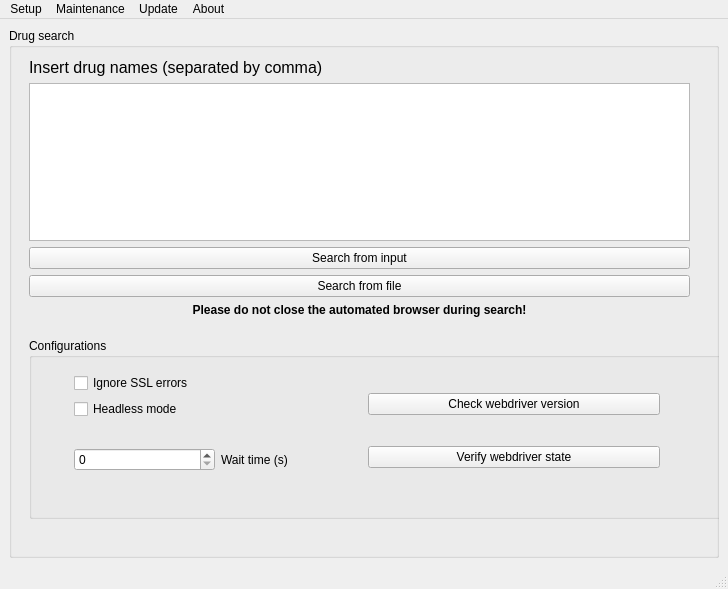
<?xml version="1.0" encoding="UTF-8"?>
<ui version="4.0">
 <class>MainWindow</class>
 <widget class="QMainWindow" name="MainWindow">
  <property name="geometry">
   <rect>
    <x>0</x>
    <y>0</y>
    <width>728</width>
    <height>589</height>
   </rect>
  </property>
  <property name="windowTitle">
   <string>MainWindow</string>
  </property>
  <widget class="QWidget" name="centralwidget">
   <layout class="QGridLayout" name="gridLayout">
    <item row="0" column="0">
     <layout class="QVBoxLayout" name="verticalLayout_5">
      <item>
       <widget class="QGroupBox" name="groupBoxDrugSearch">
        <property name="title">
         <string>Drug search</string>
        </property>
        <widget class="QWidget" name="layoutWidget">
         <property name="geometry">
          <rect>
           <x>20</x>
           <y>30</y>
           <width>661</width>
           <height>259</height>
          </rect>
         </property>
         <layout class="QVBoxLayout" name="verticalLayout">
          <item>
           <widget class="QLabel" name="inputLabel">
            <property name="text">
             <string>&lt;html&gt;&lt;head/&gt;&lt;body&gt;&lt;p&gt;&lt;span style=&quot; font-size:12pt;&quot;&gt;Insert drug names (separated by comma)&lt;/span&gt;&lt;/p&gt;&lt;/body&gt;&lt;/html&gt;</string>
            </property>
           </widget>
          </item>
          <item>
           <widget class="QPlainTextEdit" name="drugInputs"/>
          </item>
          <item>
           <widget class="QPushButton" name="searchFromBox">
            <property name="text">
             <string>Search from input</string>
            </property>
           </widget>
          </item>
          <item>
           <widget class="QPushButton" name="searchFromFile">
            <property name="text">
             <string>Search from file</string>
            </property>
           </widget>
          </item>
          <item>
           <widget class="QLabel" name="label">
            <property name="text">
             <string>&lt;html&gt;&lt;head/&gt;&lt;body&gt;&lt;p&gt;&lt;span style=&quot; font-weight:700;&quot;&gt;Please do not close the automated browser during search!&lt;/span&gt;&lt;/p&gt;&lt;/body&gt;&lt;/html&gt;</string>
            </property>
            <property name="alignment">
             <set>Qt::AlignmentFlag::AlignCenter</set>
            </property>
           </widget>
          </item>
         </layout>
        </widget>
        <widget class="QGroupBox" name="groupBoxConfigurations">
         <property name="geometry">
          <rect>
           <x>20</x>
           <y>310</y>
           <width>708</width>
           <height>181</height>
          </rect>
         </property>
         <property name="title">
          <string>Configurations</string>
         </property>
         <widget class="QWidget" name="">
          <property name="geometry">
           <rect>
            <x>40</x>
            <y>30</y>
            <width>591</width>
            <height>127</height>
           </rect>
          </property>
          <layout class="QHBoxLayout" name="horizontalLayout_2">
           <item>
            <layout class="QVBoxLayout" name="verticalLayout_3">
             <item>
              <layout class="QVBoxLayout" name="verticalLayout_2">
               <property name="leftMargin">
                <number>5</number>
               </property>
               <property name="topMargin">
                <number>5</number>
               </property>
               <item>
                <widget class="QCheckBox" name="IgnoreSSL">
                 <property name="text">
                  <string>Ignore SSL errors</string>
                 </property>
                </widget>
               </item>
               <item>
                <widget class="QCheckBox" name="Headless">
                 <property name="text">
                  <string>Headless mode</string>
                 </property>
                </widget>
               </item>
               <item>
                <layout class="QHBoxLayout" name="horizontalLayout_3">
                 <item>
                  <widget class="QSpinBox" name="waitTime">
                   <property name="alignment">
                    <set>Qt::AlignmentFlag::AlignLeading|Qt::AlignmentFlag::AlignLeft|Qt::AlignmentFlag::AlignVCenter</set>
                   </property>
                  </widget>
                 </item>
                 <item>
                  <widget class="QLabel" name="waitTimeSliderLabel">
                   <property name="text">
                    <string>Wait time (s)</string>
                   </property>
                   <property name="alignment">
                    <set>Qt::AlignmentFlag::AlignLeading|Qt::AlignmentFlag::AlignLeft|Qt::AlignmentFlag::AlignVCenter</set>
                   </property>
                  </widget>
                 </item>
                </layout>
               </item>
              </layout>
             </item>
            </layout>
           </item>
           <item>
            <layout class="QVBoxLayout" name="verticalLayout_4">
             <item>
              <widget class="QPushButton" name="checkWDVersion">
               <property name="text">
                <string>Check webdriver version</string>
               </property>
              </widget>
             </item>
             <item>
              <widget class="QPushButton" name="verifyWD">
               <property name="text">
                <string>Verify webdriver state</string>
               </property>
              </widget>
             </item>
            </layout>
           </item>
          </layout>
         </widget>
        </widget>
       </widget>
      </item>
     </layout>
    </item>
   </layout>
  </widget>
  <widget class="QMenuBar" name="menubar">
   <property name="geometry">
    <rect>
     <x>0</x>
     <y>0</y>
     <width>728</width>
     <height>27</height>
    </rect>
   </property>
   <widget class="QMenu" name="menuUpdate">
    <property name="title">
     <string>Update</string>
    </property>
    <addaction name="action_look_for_updates"/>
   </widget>
   <widget class="QMenu" name="menuSetup">
    <property name="title">
     <string>Setup</string>
    </property>
    <addaction name="action_run_installer"/>
    <addaction name="action_run_developer_mode_install"/>
   </widget>
   <widget class="QMenu" name="menuMaintenance">
    <property name="title">
     <string>Maintenance</string>
    </property>
    <addaction name="action_remove_all_logs"/>
   </widget>
   <widget class="QMenu" name="menuAbout">
    <property name="title">
     <string>About</string>
    </property>
   </widget>
   <addaction name="menuSetup"/>
   <addaction name="menuMaintenance"/>
   <addaction name="menuUpdate"/>
   <addaction name="menuAbout"/>
  </widget>
  <widget class="QStatusBar" name="statusBar"/>
  <action name="action_run_installer">
   <property name="text">
    <string>Run installer</string>
   </property>
  </action>
  <action name="action_look_for_updates">
   <property name="text">
    <string>Look for updates</string>
   </property>
  </action>
  <action name="action_run_developer_mode_install">
   <property name="text">
    <string>Run developer mode install</string>
   </property>
  </action>
  <action name="action_remove_all_logs">
   <property name="text">
    <string>Remove all logs</string>
   </property>
  </action>
 </widget>
 <resources/>
 <connections/>
</ui>
